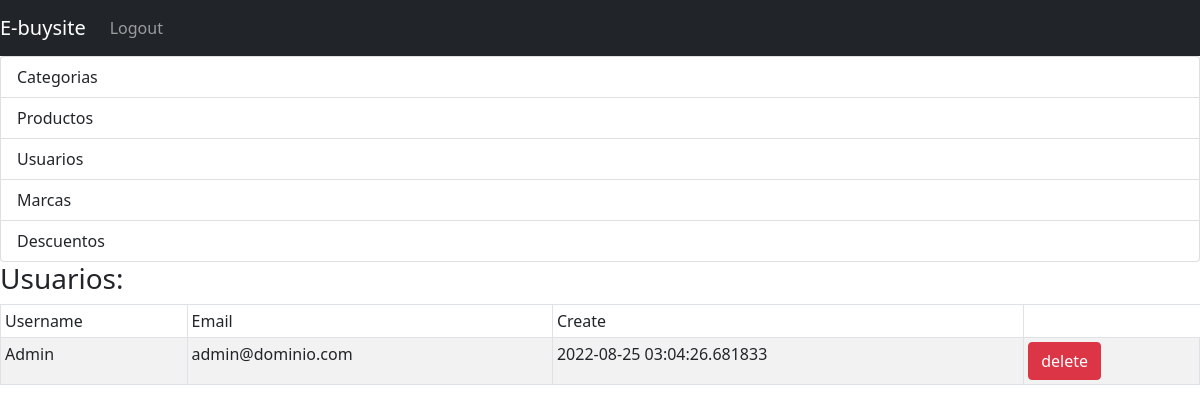
/admin/home (signed in), run on an earlier commit of the app's database.
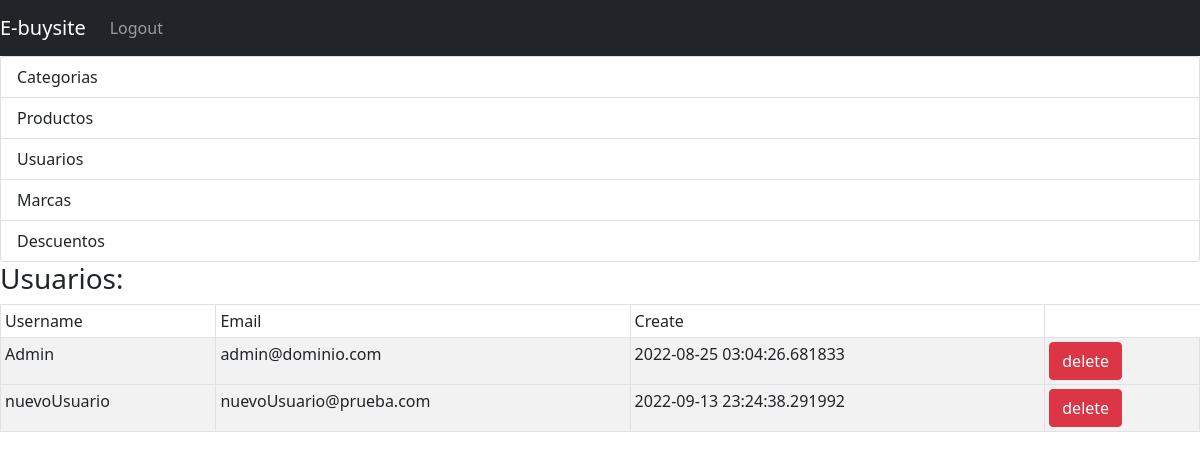
And on a later commit of the database.
### src/models.py (models this page shows, shortened)
class User(UserMixin,db.Model):
    __tablename__ = "user"
    id = db.Column(db.Integer, primary_key=True)
    email = db.Column(db.String(120), unique=True)
    username = db.Column(db.String(256), unique=True, index=True)
    password_hash = db.Column(db.String(128))
    created = db.Column(db.DateTime, default=datetime.utcnow(), nullable=False)
    roles = db.relationship("Role", secondary="user_roles", viewonly=True)

### src/admin/utils.py (the view)
	def wrapper(*args, **kwargs):
		if current_user.is_authenticated and current_user.id == 1:
			return func(*args, **kwargs)
		else:
			return "You are not Authorized to access this URL."

### src/admin/routes.py (called while the page is built)
@admin_bp.route('/admin/home')
@admin_required
def home():
    q_users = db.session.query(User.username, User.email, User.created)
    return render_template('admin/home.html', users=q_users)

### src/admin/utils.py (called while the page is built)
def admin_required(func):
	def wrapper(*args, **kwargs):
		if current_user.is_authenticated and current_user.id == 1:
			return func(*args, **kwargs)
		else:
			return "You are not Authorized to access this URL."
	wrapper.__name__ = func.__name__
	return wrapper

### src/models.py (called while the page is built)
@login_manager.user_loader
def load_user(usr_id):
    return User.query.get(int(usr_id))

### src/templates/admin/home.html (shortened to what this page needs)
{% extends 'admin/base.html' %}
{% block body %}
<h3>Usuarios:</h3>
<table class="table table-striped table-hover table-bordered table-sm bg-white">
    <thead>
        <tr>
            <td>Username</td>
            <td>Email</td>
            <td>Create</td>
        </tr>
    </thead>
    {% for user in users %}
    <tbody>
        <tr>
            <td>{{user.0}}</td>
            <td>{{user.1}}</td>
            <td>{{user.2}}</td>
            <td>
                <a href="/deleteUser/{{user.0}}" class="btn btn-danger btn-delete">delete</a>
              </td>
        </tr>
    </tbody>
    {% endfor %}
</table>
{% endblock %}

### src/templates/admin/base.html (shortened to what this page needs)
<!DOCTYPE html>
<html>
<head>
  <link rel='stylesheet' href='{{ url_for('static', filename='css/stylesheet.css')}}'>
  <link href="https://cdn.jsdelivr.net/npm/bootstrap@5.0.2/dist/css/bootstrap.min.css" rel="stylesheet">
</head>
<body>
    <nav class="navbar navbar-expand-md navbar-dark bg-dark">
      <a class="navbar-brand" href="{{ url_for('public.home')}}">E-buysite</a>
      <div class="collapse navbar-collapse" id="navbarNav">
        <ul class="navbar-nav">
              {% if current_user.is_anonymous %}
              <li class="nav-item"><a class="nav-link" href="{{ url_for('account.login')}}">Login</a></li>
              {% else %}
              <li class="nav-item"><a class="nav-link" href="{{ url_for('account.logout')}}">Logout</a>
              {% endif %}
            </li>
        </ul>
      </div>
    </nav>
    <div class="list-group">
      <a href="{{ url_for('admin.addCategory')}}" class="list-group-item list-group-item-action">Categorias</a>
      <a href="{{ url_for('admin.addProduct')}}" class="list-group-item list-group-item-action">Productos</a>
      <a href="#" class="list-group-item list-group-item-action">Usuarios</a>
      <a href="{{ url_for('admin.addBrand')}}" class="list-group-item list-group-item-action">Marcas</a>
      <a href="{{ url_for('admin.addDiscount')}}" class="list-group-item list-group-item-action">Descuentos</a>
    </div>
  {% block body %}{% endblock %}
</body>
</html>

### src/static/css/stylesheet.css (style rules this page uses)
body { margin: 0; }

What changed in the data, as far as the page shows it:
added User: username "nuevoUsuario", email "nuevoUsuario@prueba.com", created "2022-09-13 23:24:38.291992"
